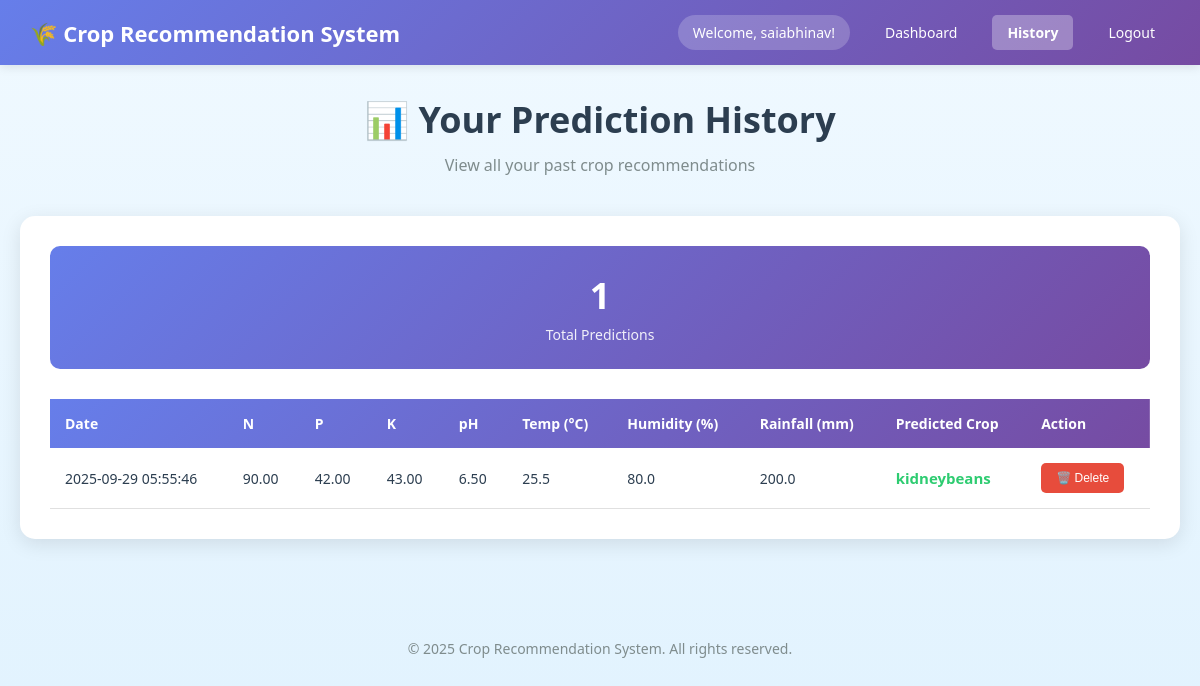
Screenshot of /history (signed in) with the database file from the repository.
### tables this page shows
CREATE TABLE predictions (
            id INTEGER PRIMARY KEY AUTOINCREMENT,
            user_id INTEGER NOT NULL,
            nitrogen REAL,
            phosphorus REAL,
            potassium REAL,
            ph REAL,
            temperature REAL,
            humidity REAL,
            rainfall REAL,
            predicted_crop TEXT,
            prediction_date TIMESTAMP DEFAULT CURRENT_TIMESTAMP,
            FOREIGN KEY (user_id) REFERENCES users(id)
        );

### backend/app.py (the view)
@app.route('/history')
@login_required
def history():
    predictions = get_user_predictions(session['user_id'])
    return render_template('history.html',
                         username=session.get('username'),
                         predictions=predictions)

### backend/app.py (called while the page is built)
def login_required(f):
    @wraps(f)
    def decorated_function(*args, **kwargs):
        if 'user_id' not in session:
            flash('Please login to access this page', 'warning')
            return redirect(url_for('login'))
        return f(*args, **kwargs)
    return decorated_function

def get_db_connection():
    conn = sqlite3.connect(Config.DATABASE_PATH)
    conn.row_factory = sqlite3.Row
    return conn

def get_user_predictions(user_id, limit=10):
    conn = get_db_connection()
    predictions = conn.execute(
        'SELECT * FROM predictions WHERE user_id = ? ORDER BY prediction_date DESC LIMIT ?',
        (user_id, limit)
    ).fetchall()
    conn.close()
    return predictions

### templates/history.html (shortened to what this page needs)
<!DOCTYPE html>
<html lang="en">
<head>
    <link rel="stylesheet" href="{{ url_for('static', filename='style.css') }}">
</head>
<body>
    <nav class="navbar">
        <div class="nav-brand">🌾 Crop Recommendation System</div>
        <div class="nav-menu">
            <span class="nav-user">Welcome, {{ username }}!</span>
            <a href="{{ url_for('dashboard') }}" class="nav-link">Dashboard</a>
            <a href="{{ url_for('history') }}" class="nav-link active">History</a>
            <a href="{{ url_for('logout') }}" class="nav-link logout">Logout</a>
        </div>
    </nav>
    <div class="main-container">
        <div class="dashboard-header">
            <h1>📊 Your Prediction History</h1>
            <p>View all your past crop recommendations</p>
        </div>
        <div class="history-container">
            {% if predictions %}
                <div class="history-stats">
                    <div class="stat-card">
                        <div class="stat-number">{{ predictions|length }}</div>
                        <div class="stat-label">Total Predictions</div>
                    </div>
                </div>
                <div class="table-container">
                    <table class="history-table">
                        <thead>
                            <tr>
                                <th>Date</th>
                                <th>N</th>
                                <th>P</th>
                                <th>K</th>
                                <th>pH</th>
                                <th>Temp (°C)</th>
                                <th>Humidity (%)</th>
                                <th>Rainfall (mm)</th>
                                <th>Predicted Crop</th>
                                <th>Action</th>
                            </tr>
                        </thead>
                        <tbody>
                            {% for pred in predictions %}
                            <tr>
                                <td>{{ pred['prediction_date'][:19] }}</td>
                                <td>{{ "%.2f"|format(pred['nitrogen']) }}</td>
                                <td>{{ "%.2f"|format(pred['phosphorus']) }}</td>
                                <td>{{ "%.2f"|format(pred['potassium']) }}</td>
                                <td>{{ "%.2f"|format(pred['ph']) }}</td>
                                <td>{{ "%.1f"|format(pred['temperature']) }}</td>
                                <td>{{ "%.1f"|format(pred['humidity']) }}</td>
                                <td>{{ "%.1f"|format(pred['rainfall']) }}</td>
                                <td><strong class="crop-name">{{ pred['predicted_crop'] }}</strong></td>
                                <td>
                                    <form action="{{ url_for('delete_prediction', pred_id=pred['id']) }}" method="post" style="display: inline;">
                                        <button type="submit" class="btn-delete" onclick="return confirm('Are you sure you want to delete this prediction?')">
                                            🗑️ Delete
                                        </button>
                                    </form>
                                </td>
                            </tr>
                            {% endfor %}
                        </tbody>
                    </table>
                </div>
            {% endif %}
        </div>
    </div>
    <footer class="footer">
        <p>&copy; 2025 Crop Recommendation System. All rights reserved.</p>
    </footer>
</body>
</html>

### static/style.css (style rules this page uses)
* { margin: 0; padding: 0; box-sizing: border-box; }
body { font-family: 'Segoe UI', Tahoma, Geneva, Verdana, sans-serif; background: linear-gradient(to bottom, #f0f9ff 0%, #e0f2fe 100%); min-height: 100vh; }
.navbar { background: linear-gradient(135deg, #667eea 0%, #764ba2 100%); padding: 15px 30px; display: flex; justify-content: space-between; align-items: center; box-shadow: 0 2px 10px rgba(0, 0, 0, 0.1); }
.nav-brand { color: white; font-size: 22px; font-weight: bold; }
.nav-menu { display: flex; gap: 20px; align-items: center; }
.nav-user { color: white; font-size: 14px; padding: 8px 15px; background: rgba(255, 255, 255, 0.2); border-radius: 20px; }
.nav-link { color: white; text-decoration: none; padding: 8px 15px; border-radius: 5px; transition: all 0.3s ease; font-size: 14px; }
.nav-link.active { background: rgba(255, 255, 255, 0.3); font-weight: 600; }
.main-container { max-width: 1200px; margin: 0 auto; padding: 30px 20px; }
.dashboard-header { text-align: center; margin-bottom: 40px; }
.dashboard-header h1 { color: #2c3e50; font-size: 36px; margin-bottom: 10px; }
.dashboard-header p { color: #7f8c8d; font-size: 16px; }
.history-container { background: white; padding: 30px; border-radius: 15px; box-shadow: 0 5px 20px rgba(0, 0, 0, 0.1); }
.history-stats { display: flex; gap: 20px; margin-bottom: 30px; }
.stat-card { flex: 1; background: linear-gradient(135deg, #667eea 0%, #764ba2 100%); padding: 25px; border-radius: 10px; text-align: center; color: white; }
.stat-number { font-size: 36px; font-weight: bold; margin-bottom: 5px; }
.stat-label { font-size: 14px; opacity: 0.9; }
.table-container { overflow-x: auto; }
.history-table { width: 100%; border-collapse: collapse; background: white; }
.history-table thead { background: linear-gradient(135deg, #667eea 0%, #764ba2 100%); color: white; }
.history-table th { padding: 15px; text-align: left; font-size: 14px; font-weight: 600; }
.history-table td { padding: 15px; border-bottom: 1px solid #e0e0e0; font-size: 14px; color: #2c3e50; }
.crop-name { color: #2ecc71; font-weight: 600; font-size: 15px; }
.btn-delete { padding: 8px 15px; background: #e74c3c; color: white; border: none; border-radius: 5px; cursor: pointer; font-size: 12px; transition: all 0.3s ease; }
.footer { text-align: center; padding: 20px; color: #7f8c8d; font-size: 14px; margin-top: 50px; }

### rows the page displays
predictions: prediction_date "2025-09-29 05:55:46", nitrogen "90.00", phosphorus "42.00", potassium "43.00", ph "6.50", temperature "25.5", humidity "80.0", rainfall "200.0", predicted_crop "kidneybeans"

### other values shown
{{ username }} "saiabhinav"
{{ predictions|length }} "1"
